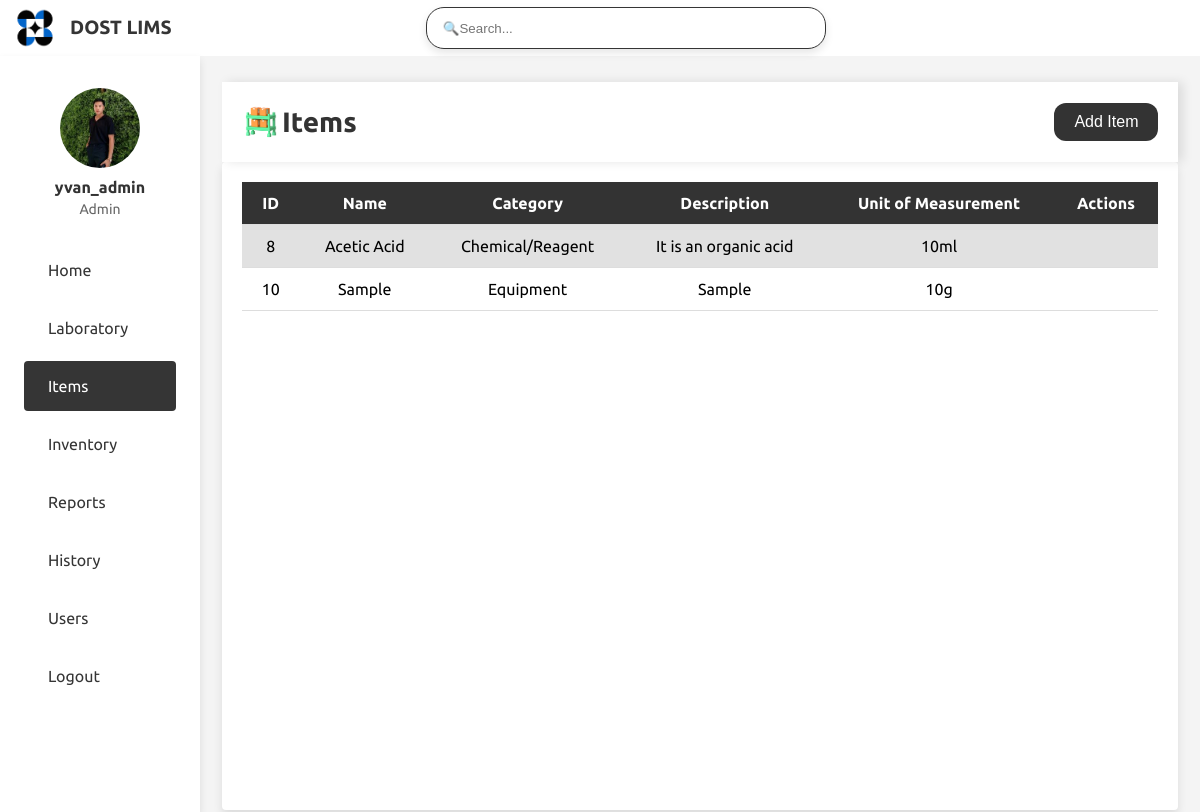
Screenshot of /item.php (signed in) with the database file from the repository.
### tables this page shows
CREATE TABLE `users` (
  `user_id` int(11) NOT NULL,
  `username` varchar(50) NOT NULL,
  `password` varchar(255) NOT NULL,
  `role` enum('Admin','Lab_Manager','Microbiology Lab Manager','Chemical Lab Manager','Metrology Lab Manager','Analyst','Microbiology Analyst','Chemical Analyst','Metrology Analyst','CRO') NOT NULL,
  `profile_image` varchar(255) DEFAULT NULL,
  `created_at` timestamp NOT NULL DEFAULT current_timestamp(),
  `updated_at` timestamp NOT NULL DEFAULT current_timestamp() ON UPDATE current_timestamp()
);

CREATE TABLE `items` (
  `item_id` int(11) NOT NULL,
  `item_name` varchar(100) NOT NULL,
  `category` enum('Chemical/Reagent','Glassware','Equipment','Consumable','Culture Media') DEFAULT NULL,
  `description` text DEFAULT NULL,
  `unit_measurement` varchar(50) DEFAULT NULL,
  `created_at` timestamp NOT NULL DEFAULT current_timestamp(),
  `updated_at` timestamp NOT NULL DEFAULT current_timestamp() ON UPDATE current_timestamp()
);

### includes/functions.php (called while the page is built, shortened)
<?php
function is_admin() {
    return isset($_SESSION['role']) && $_SESSION['role'] === 'Admin';
}
function can_manage_item() {
    $role = $_SESSION['role'] ?? '';
    return ($role === 'Admin') ||
           ($role === 'Microbiology Lab Manager')||
           ($role === 'Chemical Lab Manager')||
           ($role === 'Metrology Lab Manager');
}
?>

### public/item.php (the view, shortened to what this page needs)
<?php
include_once 'side_bar.php';
require_once "../includes/functions.php";
$link = mysqli_connect(DB_SERVER, DB_USERNAME, DB_PASSWORD, DB_NAME);
$sql = "SELECT * FROM items";
$result = mysqli_query($link, $sql);
?>
<!DOCTYPE html>
<html lang="en">
<head>
    <link rel="stylesheet" href="https://cdnjs.cloudflare.com/ajax/libs/remixicon/3.4.0/remixicon.css">
    <link rel="stylesheet" href="styles/item.css">
</head>
<body>
    <div class="item-container">
        <div class="item-header">
            <h1>Items</h1>
            <?php if (can_manage_item()): ?>
                <button class="btn btn-primary" id="addItemButton">Add Item</button>
            <?php endif; ?>
        </div>
        <div class="table-container">
            <table class="table table-striped">
                <thead>
                    <tr>
                        <th>ID</th>
                        <th>Name</th>
                        <th>Category</th>
                        <th>Description</th>
                        <th>Unit of Measurement</th>
                        <th>Actions</th>
                    </tr>
                </thead>
                <tbody>
                    <?php if ($result && mysqli_num_rows($result) > 0): ?>
                        <?php while ($row = mysqli_fetch_assoc($result)): ?>
                            <tr id="item-<?php echo $row['item_id']; ?>">
                                <td><?php echo $row['item_id']; ?></td>
                                <td><?php echo htmlspecialchars($row['item_name']); ?></td>
                                <td><?php echo htmlspecialchars($row['category']); ?></td>
                                <td><?php echo htmlspecialchars($row['description']); ?></td>
                                <td><?php echo htmlspecialchars($row['unit_measurement']); ?></td>
                                <td>
                                </td>
                            </tr>
                        <?php endwhile; ?>
                    <?php else: ?>
                        <tr>
                            <td colspan="6">No items found</td>
                        </tr>
                    <?php endif; ?>
                </tbody>
            </table>
        </div>
    </div>
</body>
</html>

### public/side_bar.php (shortened to what this page needs)
<?php
require_once "../includes/functions.php";
$user_id = $_SESSION['user_id'];
$sql = "SELECT username, role, profile_image FROM users WHERE user_id = ?";
$stmt = mysqli_prepare($link, $sql);
mysqli_stmt_bind_param($stmt, "i", $user_id);
mysqli_stmt_execute($stmt);
$result = mysqli_stmt_get_result($stmt);
$user = mysqli_fetch_assoc($result);
$username = $user['username'];
$role = $user['role'];
$profile_image = $user['profile_image'];
$profile_image_path = !empty($profile_image) ? "uploads/$profile_image" : "image/default-profile.png";
?>
<!DOCTYPE html>
<html lang="en">
<head>
    <link rel="stylesheet" href="styles/side_bar.css">
    <link rel="stylesheet" href="https://cdnjs.cloudflare.com/ajax/libs/remixicon/3.4.0/remixicon.css">
</head>
<body>
    <header class="header">
        <div class="header__container container">
           <div class="header__logo-title">
              <a href="home.php" class="header__logo">
              <img src="image/DOST.png" alt="">
              </a>
              <div class="logo-title">
              <p>DOST LIMS</p>
              </div>
           </div>
           <div class="header__search">
              <input type="text" id="searchInput" placeholder="🔍Search...">
           </div>
        </div>
    </header>
    <div class="sidebar" id="sidebar">
        <nav class="sidebar__container">
        <div class="sidebar__content">
            <div class="sidebar__list">
            <div class="sidebar__profile">
                <img src="<?php echo htmlspecialchars($profile_image_path); ?>" alt="User Profile Image" class="sidebar__profile-image">
                <span class="sidebar__username"><?php echo htmlspecialchars($username); ?></span>
                <span class="sidebar__role"><?php echo htmlspecialchars($role); ?></span>
            </div>
               <a href="home.php" class="sidebar__link <?php echo basename($_SERVER['PHP_SELF']) == 'home.php' ? 'active-link' : ''; ?>">
                   <span class="sidebar__link-name">Home</span>
               </a>
               <a href="lab.php" class="sidebar__link <?php echo basename($_SERVER['PHP_SELF']) == 'lab.php' ? 'active-link' : ''; ?>">
                  <span class="sidebar__link-name">Laboratory</span>
               </a>
               <a href="item.php" class="sidebar__link <?php echo basename($_SERVER['PHP_SELF']) == 'item.php' ? 'active-link' : ''; ?>">
                  <span class="sidebar__link-name">Items</span>
               </a>
               <a href="inventory.php" class="sidebar__link <?php echo basename($_SERVER['PHP_SELF']) == 'inventory.php' ? 'active-link' : ''; ?>">
                  <span class="sidebar__link-name">Inventory</span>
               </a>
               <a href="report.php" class="sidebar__link <?php echo basename($_SERVER['PHP_SELF']) == 'report.php' ? 'active-link' : ''; ?>">
                  <span class="sidebar__link-name">Reports</span>
               </a>
               <a href="transaction.php" class="sidebar__link <?php
                   $currentPage = basename($_SERVER['PHP_SELF']);
                   $activePages = ['transaction.php', 'item_history.php', 'inventory_history.php'];
                   echo in_array($currentPage, $activePages) ? 'active-link' : '';
               ?>">
                   <span class="sidebar__link-name">History</span>
               </a>
               <?php if (is_admin()): ?>
               <a href="users.php" class="sidebar__link <?php echo basename($_SERVER['PHP_SELF']) == 'users.php' ? 'active-link' : ''; ?>">
                   <span class="sidebar__link-name">Users</span>
               </a>
               <?php endif; ?>
               <a href="logout.php" class="sidebar__link <?php echo basename($_SERVER['PHP_SELF']) == 'login.php' ? 'active-link' : ''; ?>">
                  <span class="sidebar__link-name">Logout</span>
               </a>
            </div>
        </nav>
    </div>
</body>
</html>

### public/styles/side_bar.css (style rules this page uses)
:root { --header-height: 3.5rem; --body-font: "Ubuntu", sans-serif; --normal-font-size: .938rem; --small-font-size: .813rem; --font-medium: 500; --font-semi-bold: 600; --z-tooltip: 10; --z-fixed: 100; --box-shadow: 0 4px 8px rgba(0, 0, 0, 0.1); }
@media screen and (min-width: 1024px) { :root { --normal-font-size: 1rem; --small-font-size: .875rem; } }
* { box-sizing: border-box; padding: 0; margin: 0; }
body { font-family: var(--body-font); font-size: var(--normal-font-size); color: var(--text-color); background-color: #f4f4f4; }
a { text-decoration: none; }
img { display: block; max-width: 100%; height: auto; }
.header { position: fixed; top: 0; left: 0; width: 100%; background-color: white; z-index: var(--z-fixed); }
.header__container { height: var(--header-height); display: flex; align-items: center; justify-content: space-between; }
.header__logo-title { display: flex; align-items: center; }
.header__logo { display: flex; align-items: center; width: 70px; }
.logo-title { font-weight: bold; margin-left: 0px; font-size: 120%; color: #353535; }
.header__search { display: flex; justify-content: center; flex-grow: 1; margin-right: 120px; }
.header__search input { width: 100%; max-width: 400px; padding: 0.8rem 1rem; border-radius: 18px; box-shadow: var(--box-shadow); border: 1px solid #353535; }
.sidebar { position: fixed; left: 0; top: var(--header-height); width: 200px; height: calc(100% - var(--header-height)); padding: 2rem 1.5rem; background-color: white; backdrop-filter: blur(16px); -webkit-backdrop-filter: blur(16px); z-index: var(--z-fixed); box-shadow: 0 4px 8px rgba(0, 0, 0, 0.1); transition: left .4s; }
.sidebar__container { display: flex; flex-direction: column; row-gap: 0rem; padding-bottom: 3rem; height: 100%; }
.sidebar__content { position: relative; overflow: auto; padding-top: 0; }
.sidebar__list { display: flex; flex-direction: column; row-gap: .50rem; }
.sidebar__link { color: #353535; display: grid; grid-template-columns: repeat(2, max-content); align-items: center; column-gap: .50rem; padding: 1rem; border-radius: .25rem; transition: background .3s; }
.sidebar__link.active-link { background-color: #353535; color: white; }
.sidebar__profile { text-align: center; margin-bottom: 20px; }
.sidebar__profile-image { width: 80px; height: 80px; border-radius: 50%; object-fit: cover; margin: 0 auto 10px auto; display: block; }
.sidebar__username { display: block; font-weight: bold; font-size: 16px; color: #333; margin-bottom: 5px; }
.sidebar__role { display: block; font-size: 14px; color: #666; }

### rows the page displays
users: profile_image (picture), username "yvan_admin", role "Admin"
items: item_id "8", item_name "Acetic Acid", category "Chemical/Reagent", description "It is an organic acid", unit_measurement "10ml"
items: item_id "10", item_name "Sample", category "Equipment", description "Sample", unit_measurement "10g"
